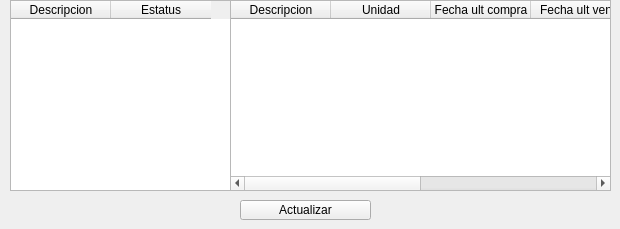
        <widget class="QWidget" name="tab_18">
         <attribute name="title">
          <string>Lista de Productos</string>
         </attribute>
         <widget class="QTableWidget" name="tabla_linea_de_producto">
          <property name="geometry">
           <rect>
            <x>10</x>
            <y>0</y>
            <width>221</width>
            <height>191</height>
           </rect>
          </property>
          <column>
           <property name="text">
            <string>Descripcion</string>
           </property>
          </column>
          <column>
           <property name="text">
            <string>Estatus</string>
           </property>
          </column>
         </widget>
         <widget class="QTableWidget" name="tabla_producto">
          <property name="geometry">
           <rect>
            <x>230</x>
            <y>0</y>
            <width>381</width>
            <height>191</height>
           </rect>
          </property>
          <column>
           <property name="text">
            <string>Descripcion</string>
           </property>
          </column>
          <column>
           <property name="text">
            <string>Unidad</string>
           </property>
          </column>
          <column>
           <property name="text">
            <string>Fecha ult compra</string>
           </property>
          </column>
          <column>
           <property name="text">
            <string>Fecha ult venta</string>
           </property>
          </column>
          <column>
           <property name="text">
            <string>Costo</string>
           </property>
          </column>
          <column>
           <property name="text">
            <string>Precio</string>
           </property>
          </column>
         </widget>
         <widget class="QPushButton" name="boton_actualizar_prod">
          <property name="geometry">
           <rect>
            <x>240</x>
            <y>200</y>
            <width>131</width>
            <height>20</height>
           </rect>
          </property>
          <property name="text">
           <string>Actualizar</string>
          </property>
         </widget>
        </widget>
